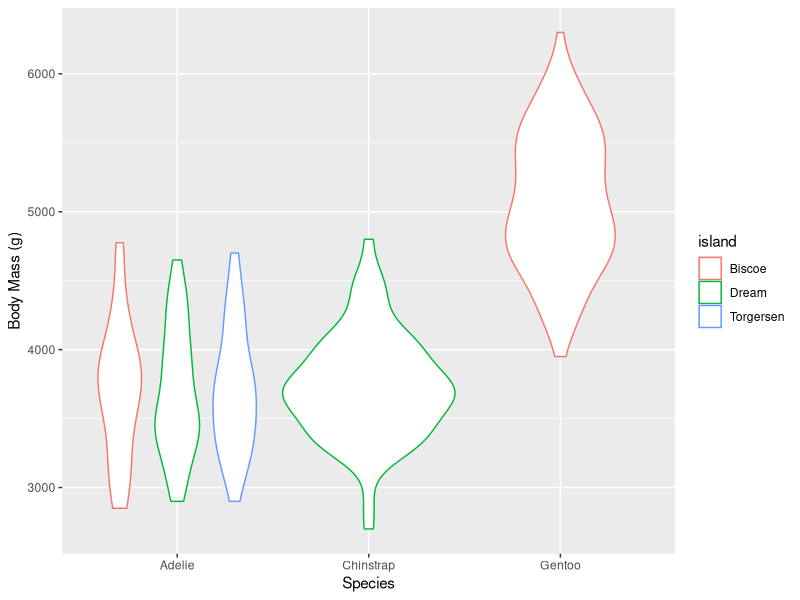

This figure's R source:
## ---- chunk 1
knitr::opts_chunk$set(echo = TRUE)
## ---- chunk 2
library(palmerpenguins)
library(tidyverse)
library(here)
## ---- chunk 3
glimpse(penguins)
## ---- chunk 4
penguins %>% 
  ggplot(penguins, mapping = aes(x= species, y = body_mass_g, color = island)) + 
  geom_violin() +
  labs(x = "Species", 
       y = "Body Mass (g)") 
## ---- chunk 5

